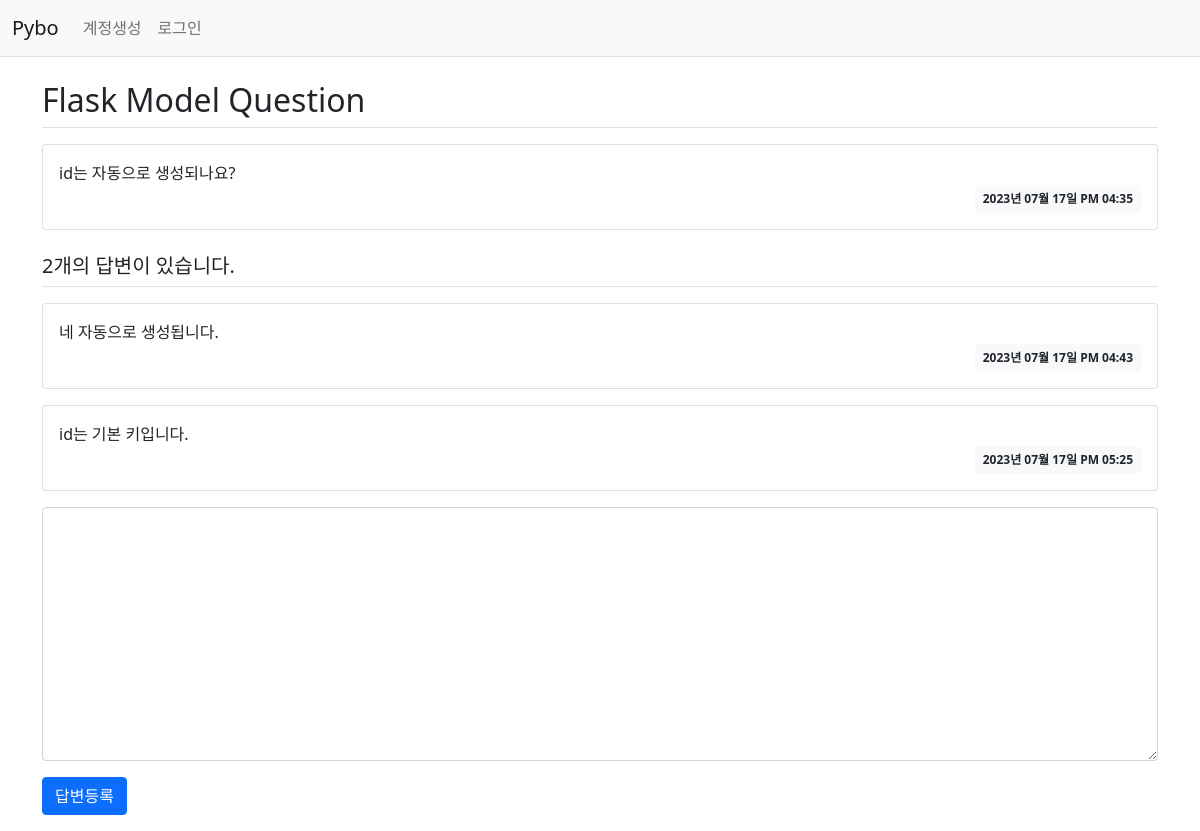
The app's page /quesition/detail/2/ with its own data.
### pybo/models.py (models this page shows)
class Question(db.Model):
    id = db.Column(db.Integer, primary_key=True)
    subject = db.Column(db.String(200), nullable=False)
    content = db.Column(db.Text(), nullable=False)
    create_date = db.Column(db.DateTime(), nullable=False)

class Answer(db.Model):
    id = db.Column(db.Integer, primary_key=True)
    question_id = db.Column(db.Integer, db.ForeignKey('question.id', ondelete='CASCADE'))
    question = db.relationship('Question', backref=db.backref('answer_set'))
    content = db.Column(db.Text(), nullable=False)
    create_date = db.Column(db.DateTime(), nullable=False)

### pybo/views/question_views.py (the view)
@bp.route('/detail/<int:question_id>/')
def detail(question_id):
    form = AnswerForm()
    question = Question.query.get_or_404(question_id)
    return render_template('question/question_detail.html', question = question, form=form)

### pybo/forms.py
class AnswerForm(FlaskForm):
  content = TextAreaField('내용', validators=[DataRequired('내용은 필수입력 항목입니다.')])

### pybo/filter.py (called while the page is built)
def format_datetime(value, fmt = '%Y년 %m월 %d일 %p %I:%M'):
  return value.strftime(fmt)

### pybo/templates/question/question_detail.html (shortened to what this page needs)
{% extends 'base.html' %}
{% block content %}
<div class="container my-3">
    <h2 class="border-bottom py-2">{{ question.subject }}</h2>
    <div class="card my-3">
        <div class="card-body">
            <div class="card-text" style="white-space: pre-line;">{{ question.content }}</div>
            <div class="d-flex justify-content-end">
                <div class="badge bg-light text-dark p-2">
                    {{ question.create_date|datetime }}
                </div>
            </div>
        </div>
    </div>
    <h5 class="border-bottom my-3 py-2">{{ question.answer_set|length }}개의 답변이 있습니다.</h5>
    {% for answer in question.answer_set %}
    <div class="card my-3">
        <div class="card-body">
            <div class="card-text" style="white-space: pre-line;">{{ answer.content }}</div>
            <div class="d-flex justify-content-end">
                <div class="badge bg-light text-dark p-2">
                    {{ answer.create_date|datetime }}
                </div>
            </div>
        </div>
    </div>
    {% endfor %}
    <form action="{{ url_for('answer.create', question_id=question.id) }}" method="post" class="my-3">
        <div class="mb-3">
            <textarea name="content" id="content" class="form-control" rows="10"></textarea>
        </div>
        <input type="submit" value="답변등록" class="btn btn-primary">
    </form>
</div>
{% endblock %}

### records on screen
Question: subject "Flask Model Question", content "id는 자동으로 생성되나요?", create_date "2023년 07월 17일 PM 04:35"
Answer: content "네 자동으로 생성됩니다.", create_date "2023년 07월 17일 PM 04:43"
Answer: content "id는 기본 키입니다.", create_date "2023년 07월 17일 PM 05:25"

### other values on screen
{{ question.answer_set|length }} "2"
